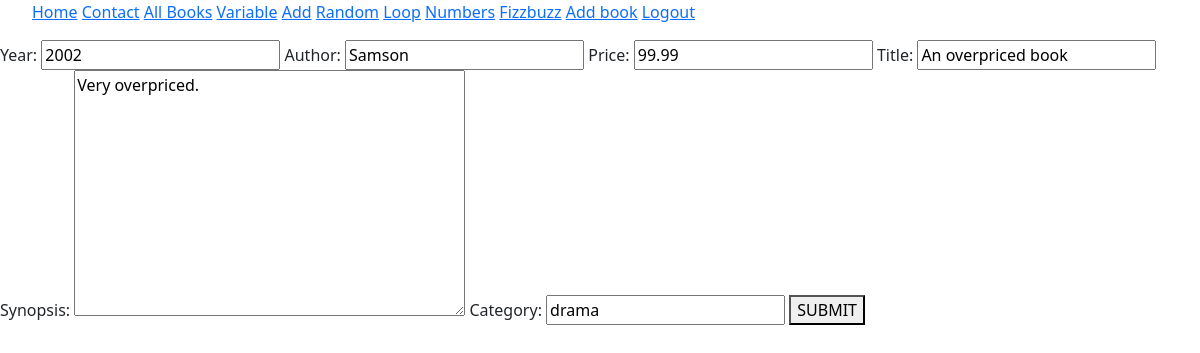
/edit_book/1 (signed in), run on the app's committed database.
### templates/models.py (models this page shows, shortened)
class Book(models.Model):
    id = models.AutoField(primary_key=True)
    year = models.IntegerField()
    author = models.CharField(max_length=30)
    price = models.DecimalField(max_digits=5, decimal_places=2)
    title = models.CharField(max_length=100)
    synopsis = models.TextField(max_length=200)
    category = models.CharField(max_length=25, default="comedy")
    inventory = models.PositiveIntegerField(default=5)

### templates/views.py (the view)
# urls.py: path('edit_book/<int:bookid>',views.update_book, name="update_book"),
def update_book(request, bookid):
    book = get_object_or_404(Book, id=bookid)
    if request.method == "POST":
        form = BookForm(request.POST, instance=book)
        if form.is_valid():
            book = form.save()
            return render(request, 'update_created.html', {'book':book})
        else:
            return render(request, 'update_book.html', {'form':form})
    else:
        form = BookForm(instance=book)
    return render(request, "update_book.html", {'form':form})

### templates/forms.py (shortened to what this page needs)
class BookForm(forms.ModelForm):
    class Meta:
        model = Book
        fields = ["year", "author", "price", "title", "synopsis", "category"]

### templates/templates/update_book.html (shortened to what this page needs)
{% extends 'base.html' %}
{%  block content %}
    <form action="" method="POST">
        {{ form.as_table }}
        <button type="submit">SUBMIT</button>
    </form>
{%  endblock %}

### data on the page
Book: year "2002", author "Samson", price "99.99", title "An overpriced book", synopsis "Very overpriced.", category "drama"
